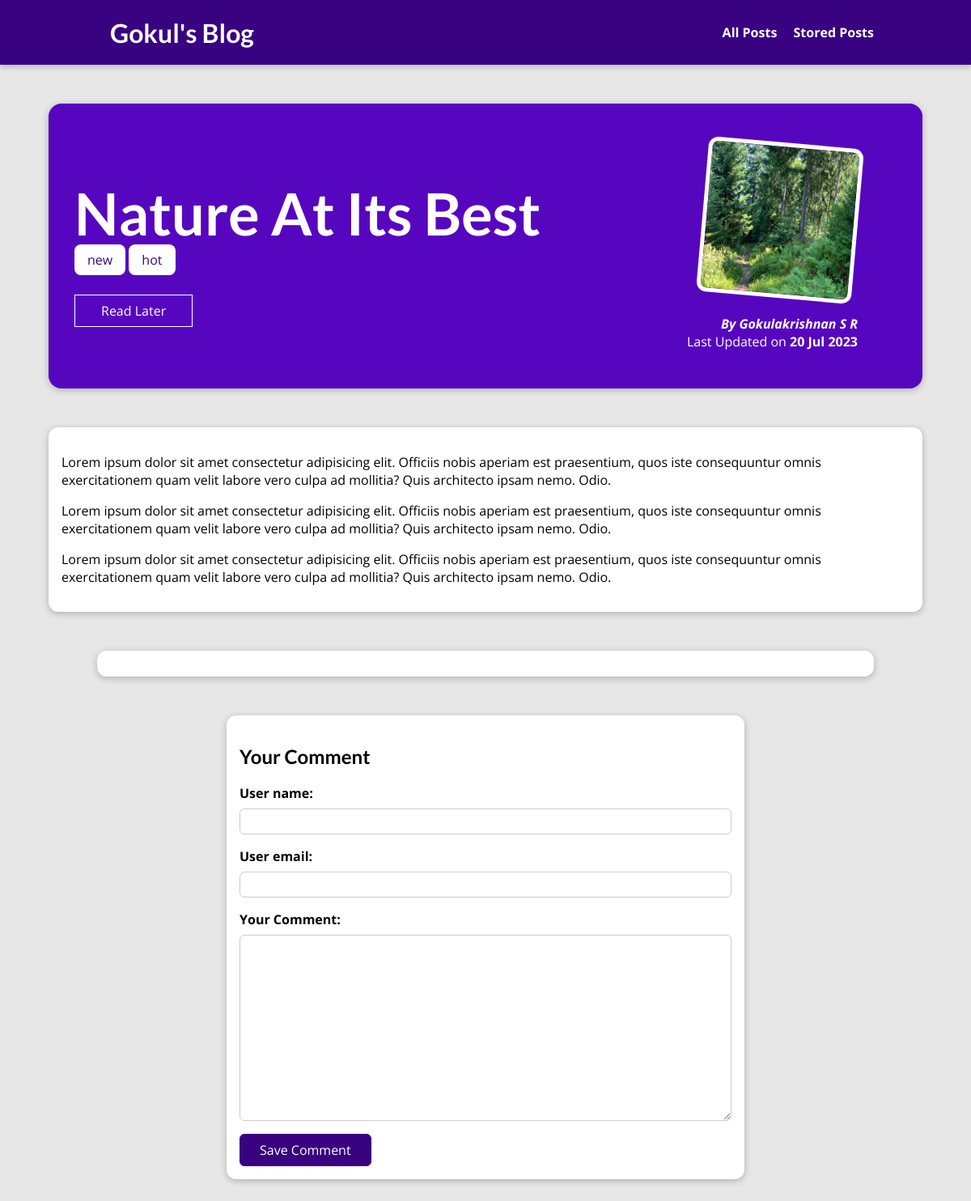
The page /posts/nature-at-its-best on the database its author committed.
### blog/models.py (models this page shows, shortened)
class Post(models.Model):
    title = models.CharField(max_length=100)
    excert = models.CharField(max_length=300)
    image = models.ImageField(upload_to="posts", null=True)
    date = models.DateField(auto_now=True)
    slug = models.SlugField(null=True, unique=True)
    content = models.TextField(validators=[MinLengthValidator(10)])
    author = models.ForeignKey(
        Author, on_delete=models.SET_NULL, null=True, related_name="posts")
    tags = models.ManyToManyField(Tag)

class Tag(models.Model):
    caption = models.CharField(max_length=100)

class Author(models.Model):
    first_name = models.CharField(max_length=255)
    last_name = models.CharField(max_length=255)
    email_address = models.EmailField()
    def full_name(self):
        return f"{self.first_name} {self.last_name}"
    def __str__(self) -> str:
        return self.full_name()

### blog/views.py (the view, shortened to what this page needs)
# urls.py: path("posts/<slug:slug>", views.SinglePostView.as_view(),
class SinglePostView(View):
    def get(self, request, slug):
        post = Post.objects.get(slug=slug)
        context = {
            "post": post,
            "comment_form": CommentForm(),
            "tags": post.tags.all(),
            "comments": post.comments.all().order_by("-id")
        }
        return render(request, "blog/post-detail.html", context)

### blog/forms.py
class CommentForm(forms.ModelForm):
    class Meta:
        model = Comment
        exclude = ["post"]
        labels = {"text": "Your Comment" }

### blog/templates/blog/post-detail.html (shortened to what this page needs)
{% extends "base.html" %}
{% load static %}
{% block css_files %}
<link rel="stylesheet" href="{% static 'blog/post-detail.css' %}" />
{% endblock %}
{% block content %}
<section id="summary">
    <h2>{{post.title}}</h2>
    <div>
        {% for tag in tags %}
        <span class="tag" style="margin-top: 5px;">{{tag.caption}}</span>
        {% endfor %}
    </div>
    <div id="read-later">
        <form action="{% url 'read-later' %}" method="POST">
            <button>Read Later</button>
        </form>
    </div>
    <article>
        <img src="{{post.image.url}}" alt="{{post.title}}">
        <address>By <a href="mailto:{{post.author.email_address}}">{{ post.author }}</a></address>
        <div>
            Last Updated on <time>{{post.date | date:"d M Y"}}</time>
        </div>
    </article>
</section>
<main>
    <p>{{post.content | linebreaks}}</p>
</main>
<section id="comments">
</section>
<div>
    <form id="comment-form" method="POST">
        <h2>Your Comment</h2>
        {% for form_field in comment_form %}
        <div class="form-control">
            {{ form_field.label_tag }}
            {{form_field}}
        </div>
        {% endfor %}
        <button>Save Comment</button>
    </form>
</div>
{% endblock %}

### static/app.css (style rules this page uses)
* { box-sizing: border-box; }
html { font-family: 'Open Sans', 'Lato', sans-serif; }
body { margin: 0; }
h1, h2, h3 { font-family: 'Lato', sans-serif; font-weight: bold; }

### blog/static/blog/post-detail.css (style rules this page uses)
body { background-color: #e7e7e7; }
#summary { margin: 8rem auto 3rem auto; padding: 2rem; width: 90%; max-width: 90rem; border-radius: 16px; background-color: #5706c0; position: relative; box-shadow: 0 2px 8px rgba(0, 0, 0, 0.25); height: 22rem; }
#summary h2 { color: white; font-size: 4.5rem; margin-bottom: 0.25rem; }
#summary article { position: absolute; top: 2rem; right: 3rem; padding: 1rem 2rem; border-radius: 12px; text-align: right; color: white; }
#summary article img { width: 12rem; height: 12rem; border-radius: 12px; transform: rotateZ(5deg); border: 5px solid white; margin-bottom: 1rem; }
#summary address { font-weight: bold; }
#summary a { color: white; text-decoration: none; }
#summary time { font-weight: bold; }
#read-later { margin: 2rem 0; }
#read-later button { background-color: transparent; border: 1px solid white; padding: 0.5rem 2rem; font: inherit; color: white; cursor: pointer; }
main { width: 90%; max-width: 90rem; margin: 3rem auto; background-color: white; padding: 1rem; border-radius: 12px; box-shadow: 0 2px 8px rgba(0, 0, 0, 0.25); }
.tag { background-color: white; color: #390281; padding: 0.5rem 1rem; border-radius: 8px; }
#comment-form { margin: 3rem auto; width: 90%; max-width: 40rem; border-radius: 12px; background-color: white; box-shadow: 0 2px 8px rgba(0, 0, 0, 0.25); padding: 1rem; }
#comment-form button { font: inherit; background-color: #390281; color: white; border: 1px solid #390281; padding: 0.5rem 1.5rem; border-radius: 6px; cursor: pointer; }
.form-control { margin-bottom: 1rem; }
.form-control label { font-weight: bold; margin-bottom: 0.5rem; display: block; }
.form-control input, .form-control textarea { display: block; width: 100%; font: inherit; padding: 0.25rem; border-radius: 6px; border: 1px solid #ccc; }
#comments { margin: 3rem auto; width: 90%; max-width: 60rem; border-radius: 12px; background-color: white; box-shadow: 0 2px 8px rgba(0, 0, 0, 0.25); padding: 1rem 2rem; }

### rows shown on the page
Post: title "Nature At Its Best", image (picture), author "Gokulakrishnan S R", date "20 Jul 2023", content "Lorem ipsum dolor sit amet consectetur adipisicing elit. Officiis nobis aperiam est praesentium, quos iste consequuntur omnis exercitationem quam velit labore vero culpa ad mollitia? Quis architecto ipsam nemo. Odio. Lorem ipsum dolor sit amet consectetur adipisicing elit. Officiis nobis aperiam est praesentium, quos iste consequuntur omnis exercitationem quam velit labore vero culpa ad mollitia? Quis architecto ipsam nemo. Odio. Lorem ipsum dolor sit amet consectetur adipisicing elit. Officiis nobis aperiam est praesentium, quos iste consequuntur omnis exercitationem quam velit labore vero culpa ad mollitia? Quis architecto ipsam nemo. Odio."
Tag: caption "new"
Tag: caption "hot"
